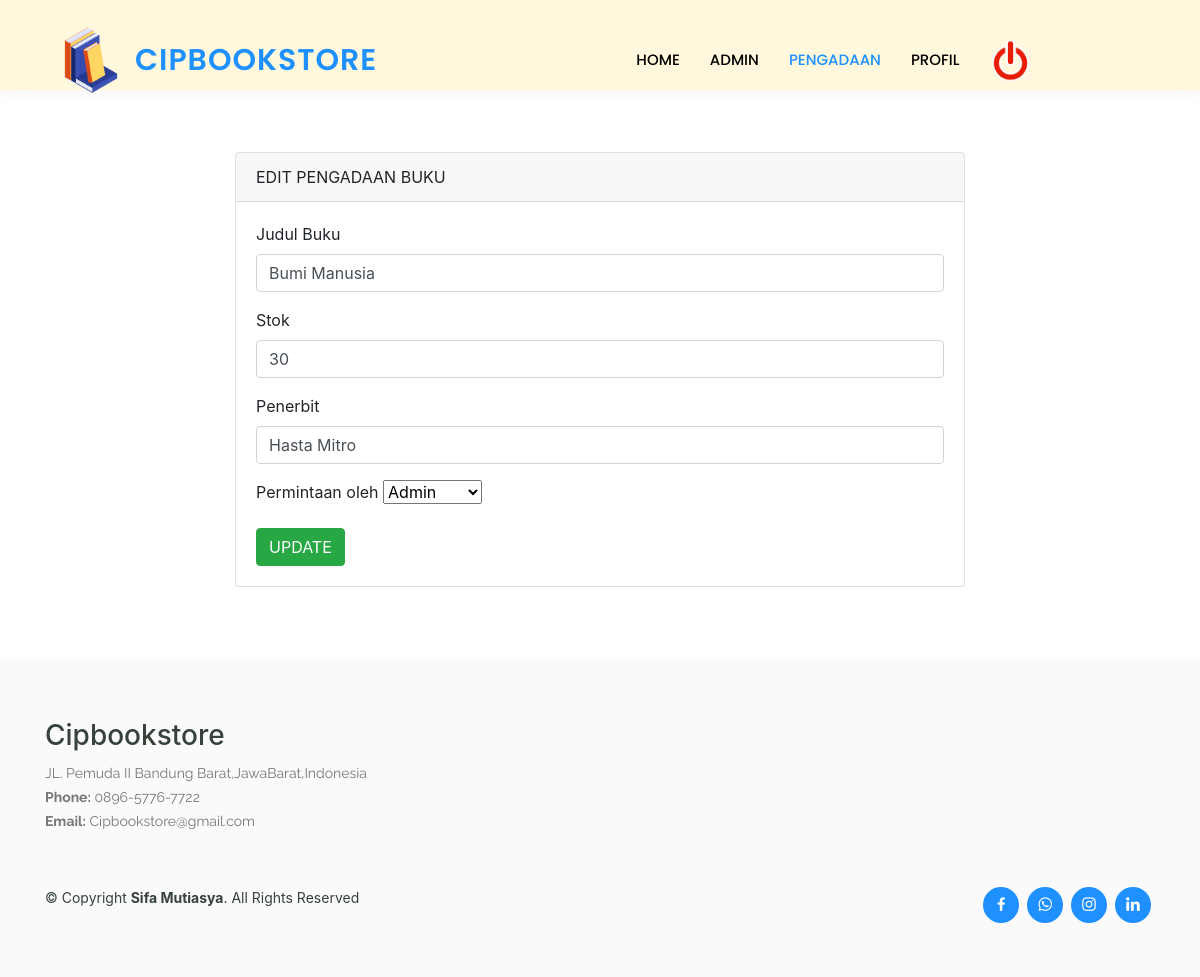
The page /edit-pengadaan.php?id=5 (signed in) on the database its author committed.
### tables this page shows
CREATE TABLE `tabel_bukusedikit` (
  `id_buku` int(11) NOT NULL,
  `nama_buku` varchar(200) NOT NULL,
  `stok` varchar(200) NOT NULL,
  `penerbit` varchar(200) NOT NULL,
  `edit` varchar(100) NOT NULL
);

### edit-pengadaan.php (the view, shortened to what this page needs)
<?php
  include('koneksi.php');
  $id = $_GET['id'];
  $query = "SELECT * FROM tabel_bukusedikit WHERE id_buku = $id LIMIT 1";
  $result = mysqli_query($connection, $query);
  $row = mysqli_fetch_array($result);
  ?>
<!DOCTYPE html>
<html lang="en">
<head>
<link rel="stylesheet" href= "style.css">
  <link href="assets/vendor/animate.css/animate.min.css" rel="stylesheet">
  <link href="assets/vendor/aos/aos.css" rel="stylesheet">
  <link href="assets/vendor/bootstrap/css/bootstrap.min.css" rel="stylesheet">
  <link href="assets/vendor/bootstrap-icons/bootstrap-icons.css" rel="stylesheet">
  <link href="assets/vendor/boxicons/css/boxicons.min.css" rel="stylesheet">
  <link href="assets/vendor/remixicon/remixicon.css" rel="stylesheet">
  <link href="assets/vendor/swiper/swiper-bundle.min.css" rel="stylesheet">
    <link rel="stylesheet" href="https://stackpath.bootstrapcdn.com/bootstrap/4.4.1/css/bootstrap.min.css">
    <link rel="stylesheet" href="//cdn.datatables.net/1.10.20/css/jquery.dataTables.min.css">
</head>
  <body>
  <header id="header" class="fixed-top">
    <div class="container d-flex align-items-center">
    <a href="https://instagram.com/cipbookstore.id?igshid=MzRlODBiNWFlZA==">
    <img src="img/rr.png" width="90px">
      <h1 class="logo me-auto"><a href="home.php"><marquee direction="right">Cipbookstore</marquee></a></h1>
      <nav id="navbar" class="navbar order-last order-lg-0">
        <ul>
        <li><a  href="home.php">HOME</a></li>
          <li><a href="admin.php">ADMIN</a></li>
          <li><a class="active" href="pengadaan.php">PENGADAAN</a></li>
          <li><a href="profil.php">PROFIL</a></li>
          <li><a href="logout.php">
          <img src="img/logout.png" width=43px></a></li>
          </ul>
  </header>
  <br><br><br>
    <div class="container" style="margin-top: 80px">
      <div class="row">
        <div class="col-md-8 offset-md-2">
          <div class="card">
            <div class="card-header">
              EDIT PENGADAAN BUKU
            </div>
            <div class="card-body">
              <form action="prosesedit-pengadaan.php" method="POST">
                <div class="form-group">
                  <label>Judul Buku</label>
                  <input type="text" name="nama_buku" value="<?php echo $row['nama_buku'] ?>" placeholder="Masukkan Judul Buku" class="form-control">
                </div>
                 <div class="form-group">
                  <label>Stok</label>
                  <input type="number" required name="stok" value="<?php echo $row['stok'] ?>" placeholder="Masukkan Stok Buku" class="form-control">
                </div>
                 <div class="form-group">
                  <label>Penerbit</label>
                  <input type="text" name="penerbit" value="<?php echo $row['penerbit'] ?>" placeholder="Masukkan penerbit Buku" class="form-control">
                </div>
                <div class="form-group">
                  <label>Permintaan oleh </label>
                  <select name="edit" value="<?php echo $row['edit'] ?>" class="form-control'">
                  <option >Admin</option>
                   </select>
                </div>
                <button type="submit" class="btn btn-success">UPDATE</button>
              </form>
            </div>
          </div>
        </div>
      </div>
    </div>
    <br><br><br>
  <footer id="footer">
    <div class="footer-top">
      <div class="container">
        <div class="row">
          <div class="col-lg-6 col-md-6 footer-contact">
            <h3>Cipbookstore</h3>
            <p>
             JL. Pemuda II Bandung Barat,JawaBarat,Indonesia <br>
              <strong>Phone:</strong> 0896-5776-7722<br>
              <strong>Email:</strong> Cipbookstore@gmail.com<br>
            </p>
          </div>
      </div>
    </div>
    <div class="container d-md-flex py-4">
      <div class="me-md-auto text-center text-md-start">
        <div class="copyright">
          &copy; Copyright <strong><span>Sifa Mutiasya</span></strong>. All Rights Reserved
        </div>
        </div>
      <div class="social-links text-center text-md-right pt-3 pt-md-0">
      <a href="https://www.facebook.com/profile.php?id=100004895658682" class="facebook"><i class="bx bxl-facebook"></i></a>
      <a href="https://wa.me/6289657767722" class="whatsapp"><i class="bx bxl-whatsapp"></i></a>
      <a href="https://instagram.com/siff_mutiasya?igshid=MzRlODBiNWFlZA==" class="instagram"><i class="bx bxl-instagram"></i></a>
      <a href="https://www.linkedin.com/in/sifa-mutiasya-hendayana-puteri-130128247" class="linkedin"><i class="bx bxl-linkedin"></i></a>
      </div>
    </div>
  </footer>
  </body>
</html>

### style.css (style rules this page uses)
#header { background: cornsilk; transition: all 0.5s; z-index: 997; padding: 15px 0; box-shadow: 0px 0 18px rgba(55, 66, 59, 0.08); height: 90px; }
#header .logo { font-size: 30px; margin: 0; padding: 0; line-height: 1; font-weight: 600; letter-spacing: 1px; text-transform: uppercase; font-family: "Poppins", sans-serif; }
#header .logo a { color: dodgerblue; }
.navbar { padding: 0; margin: auto; }
.navbar ul { margin: 0; padding: 0; display: flex; list-style: none; align-items: center; }
.navbar li { position: relative; }
.navbar a, .navbar a:focus { display: flex; align-items: center; justify-content: space-between; padding: 10px 0 10px 30px; font-family: "Poppins", sans-serif; font-size: 15px; font-weight: 500; color: black; white-space: nowrap; transition: 0.3s; }
.navbar a:hover, .navbar .active, .navbar .active:focus, .navbar li:hover > a { color: dodgerblue; }
#footer { color: #37423b; font-size: 14px; background: #eef0ef; margin-bottom: -80px }
#footer .footer-top { padding: 60px 0 30px 0; background: #f9faf9; }
#footer .footer-top .footer-contact { margin-bottom: 30px; }
#footer .footer-top .footer-contact p { font-size: 14px; line-height: 24px; margin-bottom: 0; font-family: "Raleway", sans-serif; color: #777777; }
#footer .social-links a { font-size: 18px; display: inline-block; background: dodgerblue; color: #fff; line-height: 1; padding: 8px 0; margin-right: 4px; border-radius: 50%; text-align: center; width: 36px; height: 36px; transition: 0.3s; }

### rows shown on the page
tabel_bukusedikit: nama_buku "Bumi Manusia", stok "30", penerbit "Hasta Mitro", edit "Admin"
